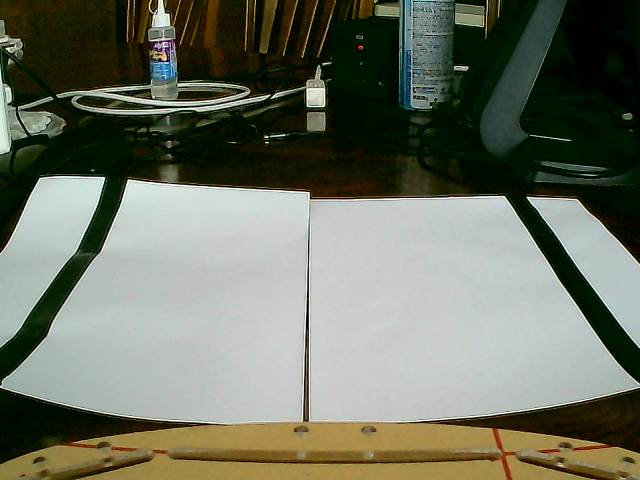
#> input picture foto1.png, 640 x 480 px, given in place of the camera
$ python vision2.py
#> lines starting #> are read from the running program, lines starting #| are printed output that depends on the picture; after the words box and inside, x2 and y2 are one past the last pixel; in counts of white or black regions, pixels touching at a corner belong together
import numpy as np
import cv2
import matplotlib.pyplot as plt
from sklearn import linear_model
import math

# [50 lines left out: function Velocidad, not called in this run]

# Select a region of interest
def region_of_interest(img, vertices):
    """
    Applies an image mask.

    Only keeps the region of the image defined by the polygon formed
	by the vertices. The rest of the image pixels is set to zero (black).
    """

    # Defining a blank mask
    mask = np.zeros_like(img)

    # Define a 3 channel or 1 channel color to fill the mask with depending
	# on the input image
    if len(img.shape) > 2:
        channel_count = img.shape[2]  # i.e. 3 or 4 depending on your image
        ignore_mask_color = (255,) * channel_count
    else:
        ignore_mask_color = 255

    # Fill pixels inside the polygon defined by "vertices" with the fill color
    cv2.fillPoly(mask, vertices, ignore_mask_color)

    # Return the image only where mask pixels are nonzero
    masked_image = cv2.bitwise_and(img, mask)
    return masked_image


#cap = cv2.VideoCapture("/home/albertocastro/Escritorio/Taller/image-dataset/pista.mp4")
cap = cv2.VideoCapture(0)


while(cap.isOpened()):

    ret, frame = cap.read()
#> frame is the input picture: shape (480, 640, 3); mean B, G, R 97.4, 113.4, 108.7
    cv2.namedWindow('Video', cv2.WINDOW_NORMAL)
    cv2.imshow("Video",frame)

    #2. COnvertir de BGR a RGB, luego de RGB a Gray
    img_colour_rgb = cv2.cvtColor(frame, cv2.COLOR_BGR2RGB)
    grey = cv2.cvtColor(img_colour_rgb, cv2.COLOR_RGB2GRAY)
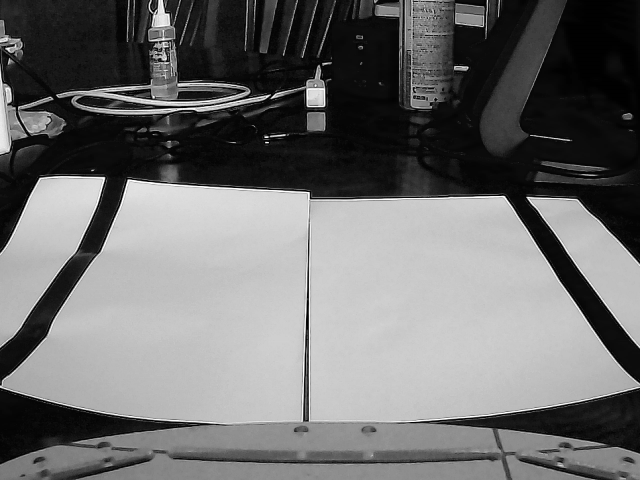
#> grey: shape (480, 640); min 0, max 255, mean 110.2

    #Resize image
    scale_percent = 100
    width = int(grey.shape[1]* scale_percent / 100)
#> width = 640
    height = int(grey.shape[0]* scale_percent / 100)
#> height = 480
    dim = (width, height)
#> dim = (640, 480)
    grey = cv2.resize(grey, dim, interpolation = cv2.INTER_AREA)
    #cv2.imshow("Lane line detection", grey)

    # 3.- Apply Gaussian smoothing
    kernel_size = (17,17)
    blur_grey = cv2.GaussianBlur(grey, kernel_size, sigmaX=0, sigmaY=0)
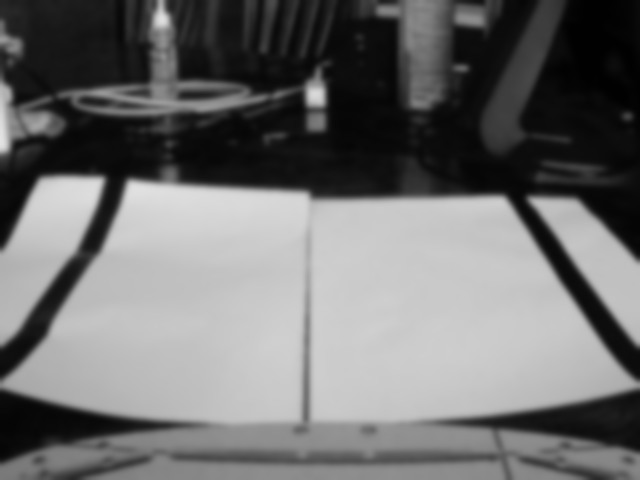
#> blur_grey: shape (480, 640); min 1, max 227, mean 110.2
    #cv2.imshow("Smoothed image", blur_grey)

    # 4.- Apply Canny edge detector
    low_threshold = 70
    high_threshold = 100
    edges = cv2.Canny(blur_grey, low_threshold, high_threshold, apertureSize=3)
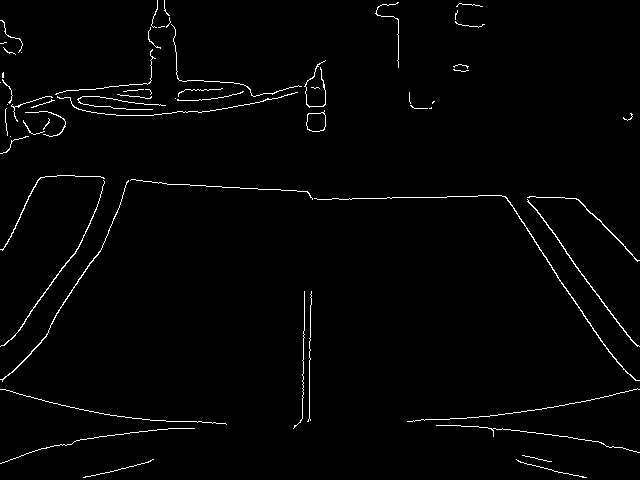
#> edges: shape (480, 640); 1.7% white in thin lines or dots
    #cv2.imshow("Canny image", edges)


    # 5.- Define a polygon-shape like region of interest
    img_shape = grey.shape
#> img_shape = (480, 640)

    # RoI (change the below vertices accordingly)
    p1 = (2, 275)
    p2 = (2, 246)
    p3 = (162, 211)
    p4 = (443, 213)
    p5 = (635, 275)
    p6 = (636, 297)

    # Create a vertices array that will be used for the roi
    vertices = np.array([[p1, p2, p3, p4, p5, p6]], dtype=np.int32)

    #6. Get region of interest using the just created polygon.
    # This will be used together with the Hugh

    masked_edges = region_of_interest(edges, vertices)
#> in region_of_interest, `cv2.fillPoly(mask, vertices, ignore_mask_color)`:
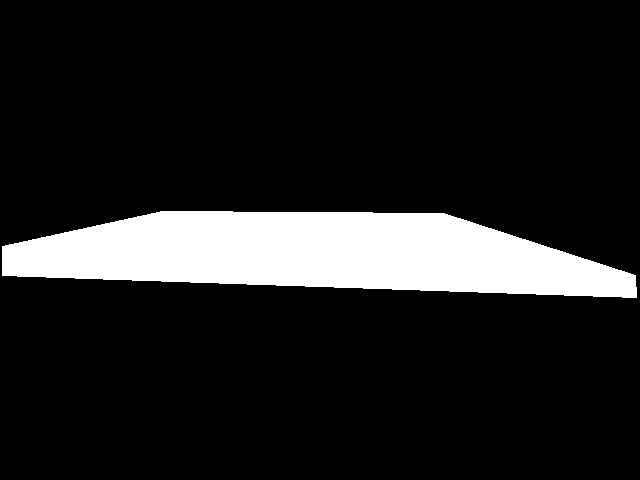
#> mask: shape (480, 640); 12.6% white; 1 white region, box (x1, y1, x2, y2) and area: (2, 211, 637, 298) 38716
#> in region_of_interest, `masked_image = cv2.bitwise_and(img, mask)`:
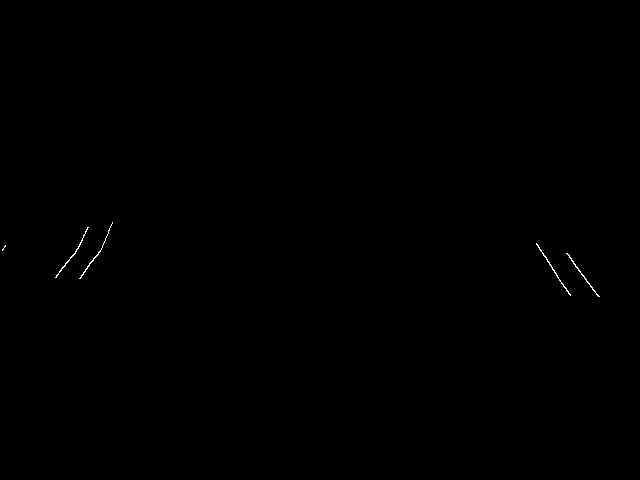
#> masked_image: shape (480, 640); 0.11% white in thin lines or dots, all inside (x1, y1, x2, y2) = (2, 222, 600, 297)
    #cv2.imshow("Canny image within Region Of Interest", masked_edges)

    # 7.- Apply Hough transform for lane lines detection
    rho = 0.5                     # distance resolution in pixels of the Hough grid
    theta = np.pi/1000            # angular resolution in radians of the Hough grid
    threshold = 80                # minimum number of votes (intersections in Hough grid cell)
    min_line_len = 2              # minimum number of pixels making up a line
    max_line_gap = 3              # maximum gap in pixels between connectable line segments
    line_image = np.copy(img_colour_rgb)*0   # creating a blank to draw lines on
#> line_image: shape (480, 640, 3); every value is 0
    hough_lines = cv2.HoughLinesP(masked_edges,
                                  rho,
				                  theta,
				                  threshold,
				                  np.array([]),
				                  minLineLength=min_line_len,
				                  maxLineGap=max_line_gap)
#> hough_lines = None


    # 8.- Initialise a new image to hold the original image with the detected lines
    # Resize img_colour_with_lines
    scale_percent = 100
    width = int(img_colour_rgb.shape[1] * scale_percent / 100)
    height = int(img_colour_rgb.shape[0] * scale_percent / 100)
    dim = (width, height)
    img_colour_rgb = cv2.resize(img_colour_rgb, dim, interpolation = cv2.INTER_AREA)
    img_colour_with_lines = img_colour_rgb.copy()

    left_lines, left_slope, right_lines, right_slope = list(), list(), list(), list()
    ymin, ymax, xmin, xmax = 0.0, 0.0, 0.0, 0.0
    x_left, y_left, x_right, y_right = list(), list(), list(), list()

    # Slope and standard deviation for left and right lane lines
    left_slope_mean, left_slope_std = -20.09187457328413, 3.4015553620470467
    right_slope_mean, right_slope_std = 21.713840954352456, 1.7311898404656396
#> (the run stopped early here; a loop or call above may not have finished)

$ run again, on foto2.png
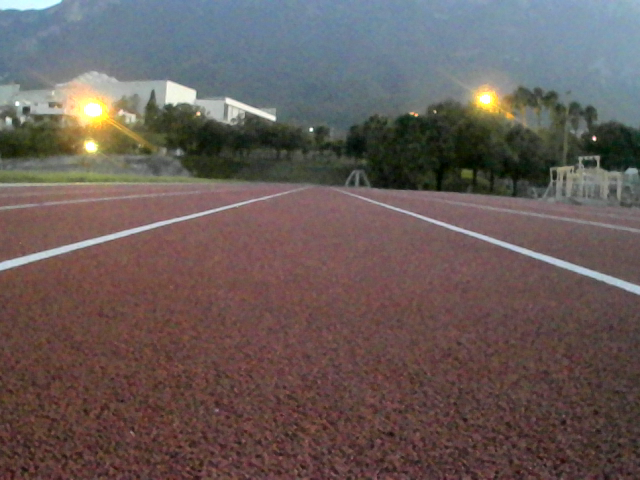
#> input picture foto2.png, 640 x 480 px, given in place of the camera
#> frame is the input picture: shape (480, 640, 3); mean B, G, R 88.8, 91.4, 103.8
#> `edges = cv2.Canny(blur_grey, low_threshold, high_threshold, apertureSi..`:
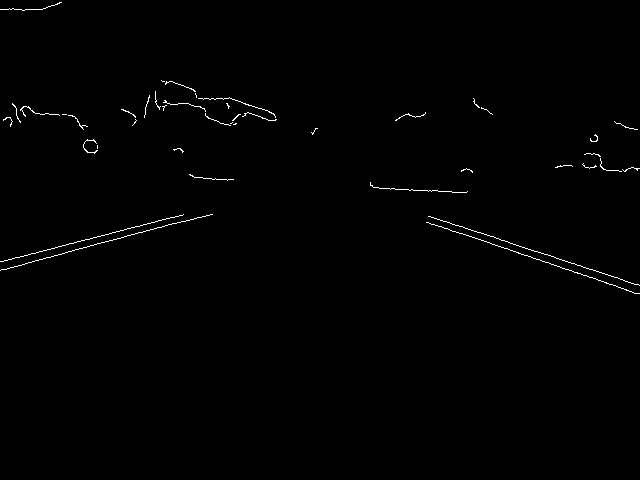
#> edges: shape (480, 640); 0.61% white in thin lines or dots, all inside (x1, y1, x2, y2) = (0, 2, 640, 294)
#> mask: shape (480, 640); 12.6% white; 1 white region, box (x1, y1, x2, y2) and area: (2, 211, 637, 298) 38716
#> in region_of_interest, `masked_image = cv2.bitwise_and(img, mask)`:
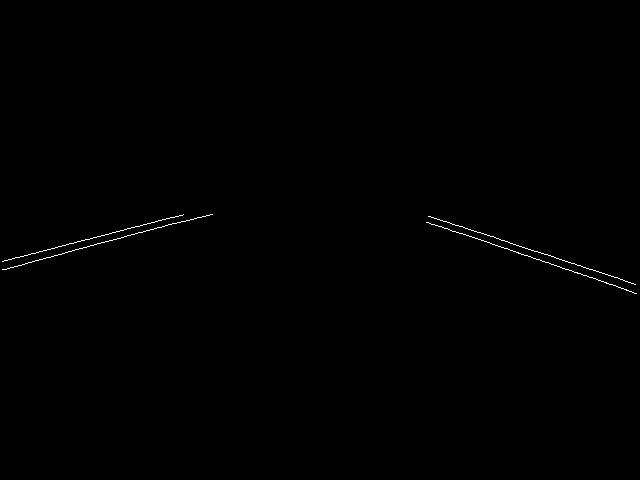
#> masked_image: shape (480, 640); 0.27% white in thin lines or dots, all inside (x1, y1, x2, y2) = (2, 214, 637, 294)
#> line_image: shape (480, 640, 3); every value is 0
#> hough_lines = [[427, 222, 636, 293], [429, 216, 635, 284], [2, 261, 183, 214], [2, 269, 197, 217]]
